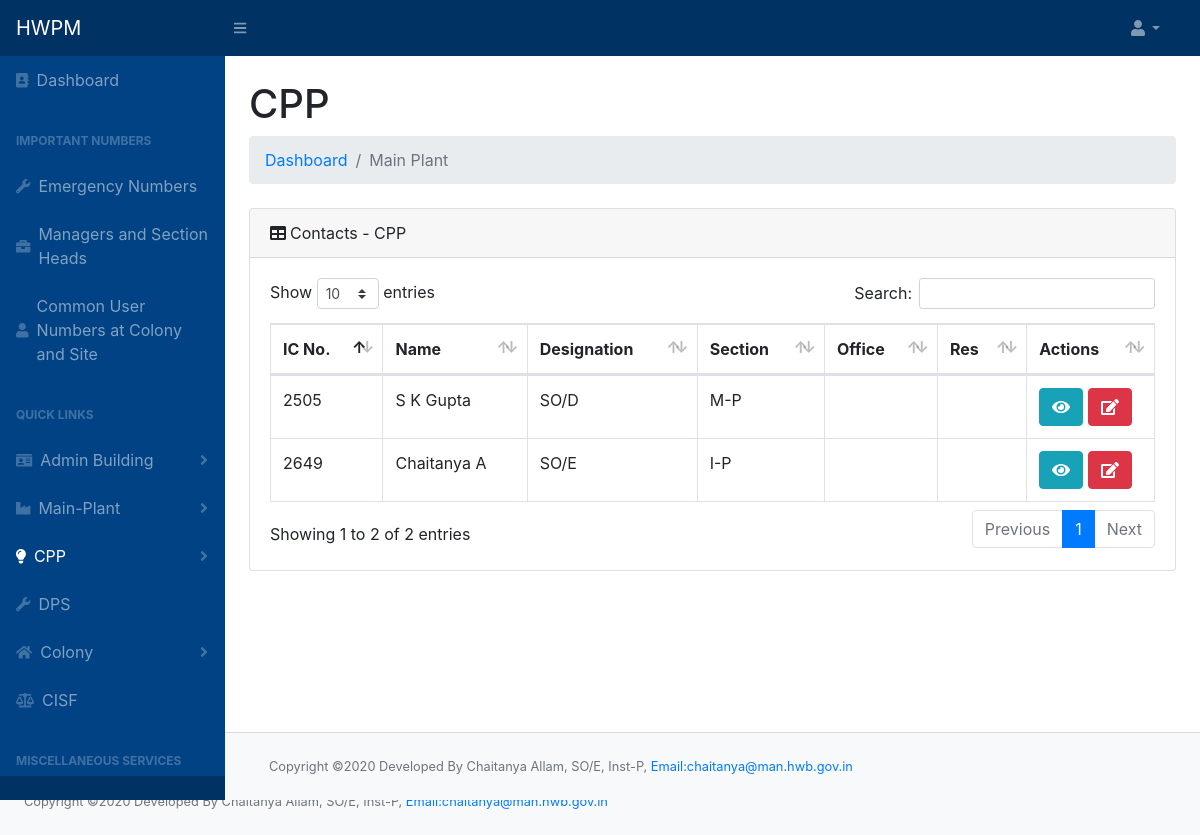
Before: /cpp.php with the older database file.
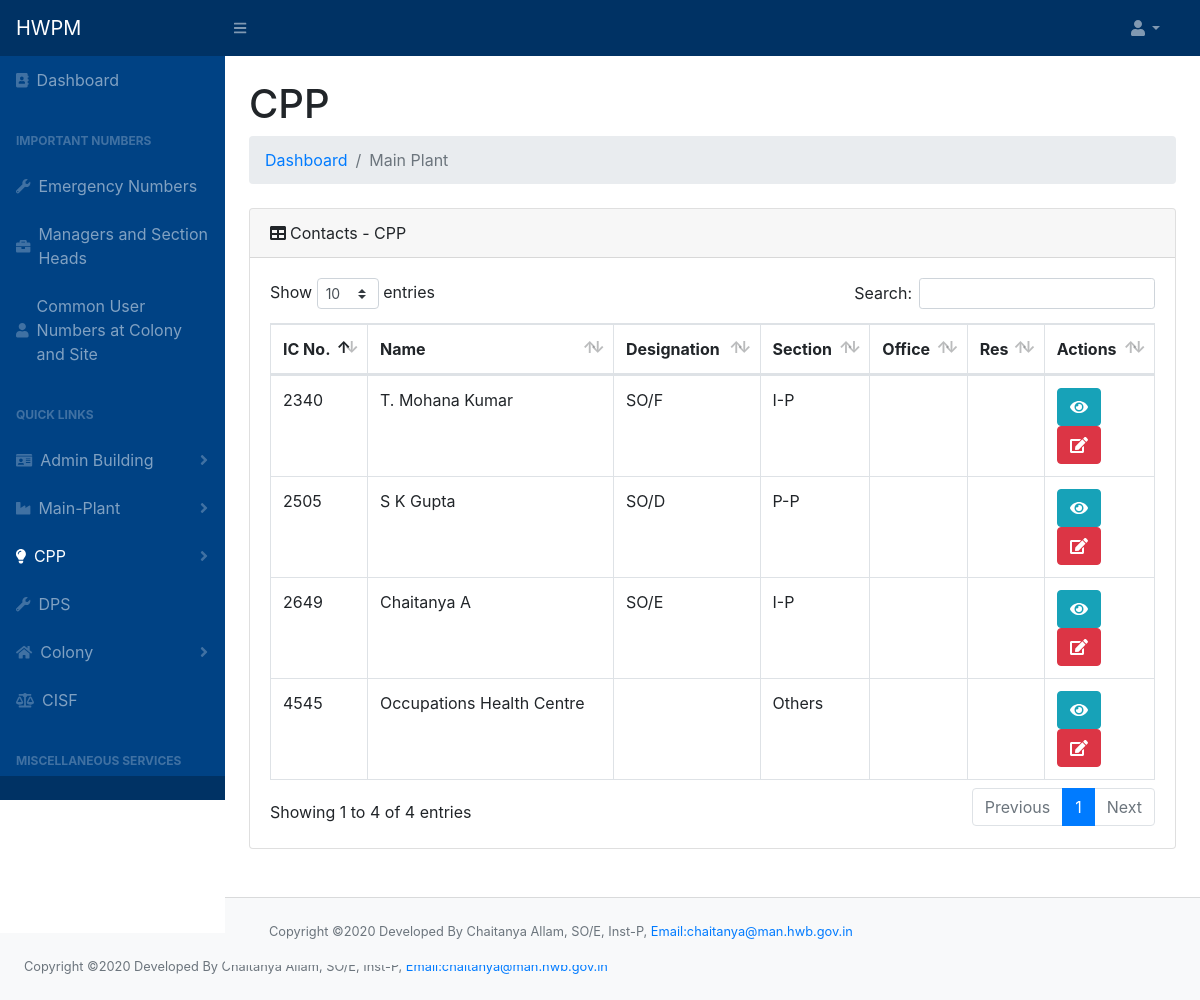
After: the same page with the newer database file.
### tables this page shows
CREATE TABLE `employee` (
  `icno` int(10) NOT NULL,
  `name` varchar(50) NOT NULL,
  `designation` varchar(50) NOT NULL,
  `section` varchar(50) NOT NULL,
  `pno` int(20) NOT NULL,
  `email` varchar(100) NOT NULL,
  `mobile` varchar(20) NOT NULL,
  `cat1` int(11) NOT NULL,
  `cat2` int(11) NOT NULL,
  `cat3` int(11) NOT NULL,
  `cat4` int(11) NOT NULL
);

### cpp.php (the view, shortened to what this page needs)
<!DOCTYPE html>
<html lang="en">
<?php include "header.php";
?>
<div id="layoutSidenav_content">
  <main>
    <div class="container-fluid">
      <h1 class="mt-4">CPP</h1>
      <ol class="breadcrumb mb-4">
        <li class="breadcrumb-item"><a href="index.php">Dashboard</a></li>
        <?php if (isset($_GET['act'])) { ?>
          <li class="breadcrumb-item"><a href="mech.php">CPP</a></li>
          <li class="breadcrumb-item active">
          <?php
          $query = $conn->query("SELECT * FROM `main_act` where `eno`='" . $_GET['act'] . "'");
          if (!$query) die($conn->error);
          while ($row = $query->fetch_assoc()) {
            echo $row['act_name'];
          }
        } else echo "<li class='breadcrumb-item active'>Main Plant</a></li>";
          ?>
      </ol>
        <div class="card mb-4">
                <div class="card-header"><i class="fas fa-table mr-1"></i>Contacts - CPP</div>
                <div class="card-body">
                    <div class="table-responsive table-hover">
                        <table class="table table-bordered" id="dataTable" width="100%" cellspacing="0">
                            <thead>
                                <tr>
                                    <th>IC No.</th>
                                    <th>Name</th>
                                    <th>Designation</th>
                                    <th>Section</th>
                                    <th>Office</th>
                                    <th>Res</th>
                                    <th>Actions</th>
                                </tr>
                            </thead>
                            <tbody>
                                <?php $query = $conn->query("SELECT * FROM `employee`");
                                while ($row = $query->fetch_assoc()) {
                                    echo"<tr>";
                                    ?>
                                    <td><?php echo $row['icno']?></td>
                                    <td><?php echo $row['name']?></td>
                                    <td><?php echo $row['designation']?></td>
                                    <td><?php echo $row['section']?></td>
                                    <td></td>
                                    <td></td>
                                    <td>
                                    <button type="button" class="btn btn-info" data-toggle="modal" data-target="#myModal1"><i class="fa fa-eye"></i></button>
                                    <button type="button" class="btn btn-danger" data-toggle="modal" data-target="#myModal2"><i class="fa fa-edit"></i></button>
                                    </td>
                                    <?php
                                    echo "</tr>";
                                } ?>
                            </tbody>
                        </table>
                    </div>
                </div>
            </div>
        </div>
    </main>
    <br>
    <footer class="py-4 bg-light mt-auto card-footer">
        <div class="container-fluid">
            <div class="d-flex align-items-center justify-content-between small">
                <div class="text-muted">Copyright &copy;2020 Developed By Chaitanya Allam, SO/E, Inst-P, <a href="mailto:chaitanya@man.hwb.gov.in" style="font-size:0.8rem">Email:chaitanya@man.hwb.gov.in</a></div>
            </div>
        </div>
    </footer>
</div>
</div>
  <br>
  <footer class="py-4 bg-light mt-auto">
    <div class="container-fluid">
      <div class="d-flex align-items-center justify-content-between small">
        <div class="text-muted">Copyright &copy;2020 Developed By Chaitanya Allam, SO/E, Inst-P, <a href="mailto:chaitanya@man.hwb.gov.in" style="font-size:0.8rem">Email:chaitanya@man.hwb.gov.in</a></div>
      </div>
    </div>
  </footer>
<?php include "footer.php" ?>

Changed rows visible on the page:
added employee: icno "2340", name "T. Mohana Kumar", designation "SO/F", section "I-P"
changed employee "S K Gupta": section "M-P" → "P-P"
added employee: icno "4545", name "Occupations Health Centre", section "Others"
Other visible differences:
text written by a page script: "Show entries Search: Showing 1 to 2 of 2 entries Previous 1 Next" → "Show entries Search: Showing 1 to 4 of 4 entries Previous 1 Next"
